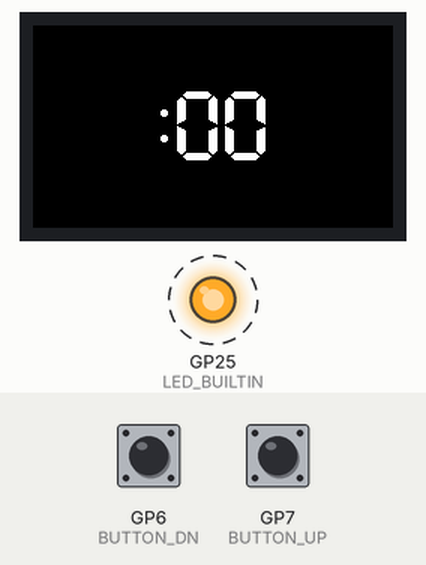
Recording of a program running on a simulated Raspberry Pi Pico. On the bench: 240×135 colour display, output pins drawn as LEDs (lit = HIGH). Dashed ring = blinking. The test bench sets the inputs (shaded band); at power-on: GP6 (BUTTON_DN) HIGH, GP7 (BUTTON_UP) HIGH. Pins used as bus, display or sensor lines are not drawn; what the program prints to the serial monitor is not drawn.

Above: at 1.2 s.
At 9.2 s:
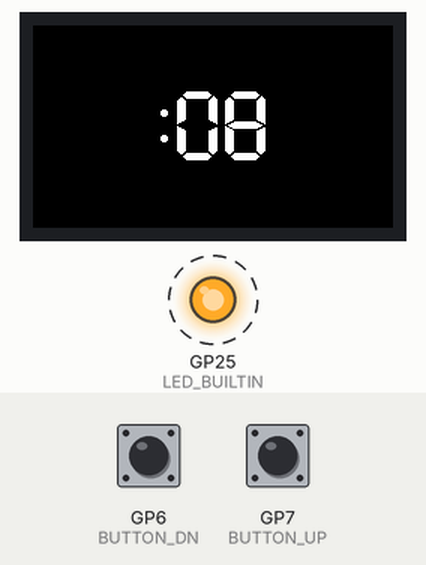
At 19.3 s:
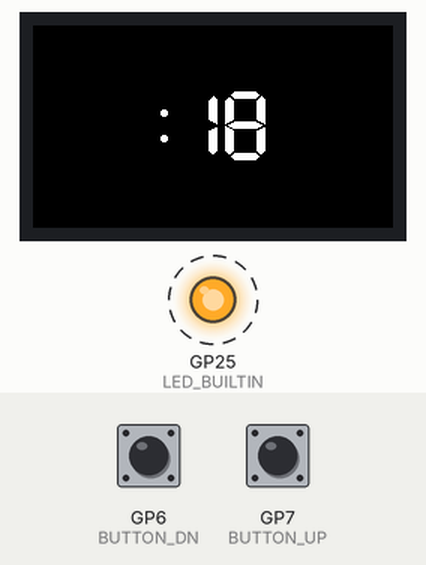
At 38.2 s:
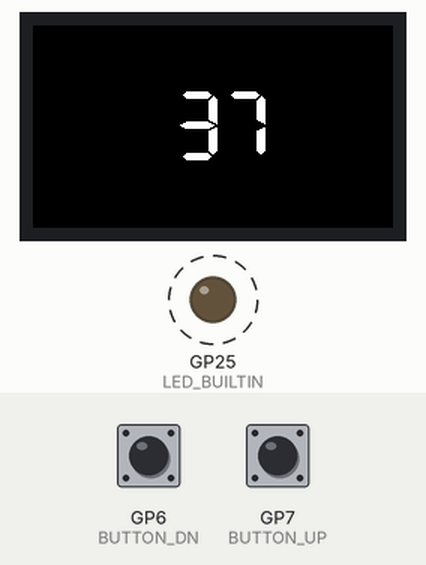
Timing chart, 0 to 40.0 s (numbered marks = the images above):
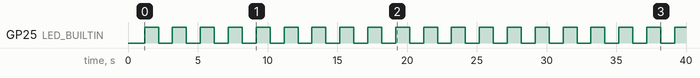

The program:

main.cpp
```cpp
#include <Arduino.h>
#include <TFT_eSPI.h>
#include <RPi_Pico_TimerInterrupt.h>
#include <OneButton.h>

#define TFT_BACKLIGHT     4
#define TFT_CS            22
#define BUTTON_DN         6
#define BUTTON_UP         7

#define TIMER_1SEC        1000L     // 1sec = 1000 milliseconds

TFT_eSPI tft;
RPI_PICO_Timer timer(1);

OneButton up(BUTTON_UP);
OneButton dn(BUTTON_DN);

volatile unsigned int count = 0;
volatile int ch = ':';
volatile uint16_t colour = TFT_WHITE;

bool one_second(struct repeating_timer *t) {
  Serial.println(count);

  unsigned int mins = count/60;
  unsigned int secs = count%60;

  char str[80];
  if (mins > 0) {
    sprintf(str, "%u%c%02u", mins, ch, secs);
  } else {
    sprintf(str, "%c%02u", ch, secs);
  }

  tft.setTextColor(colour, TFT_BLACK);
  tft.drawString(str, tft.width()/2, tft.height()/2);
  tft.setTextColor(TFT_WHITE, TFT_BLACK);
  digitalWrite(LED_BUILTIN, !digitalRead(LED_BUILTIN));

  ++count;
  ch = (ch == ':') ? ' ' : ':';
  colour = TFT_WHITE;

  return true;
}

void up_click() {
  colour = TFT_BLUE;
}

void dn_click() {
  colour = TFT_GREEN;
}

void setup() {
  Serial.begin(115200);
  Serial.println("Up and runnning");

  pinMode(LED_BUILTIN, OUTPUT);
  pinMode(TFT_BACKLIGHT, OUTPUT);
  pinMode(TFT_CS, OUTPUT);

  tft.init();
  tft.setRotation(1);
  tft.fillScreen(TFT_BLACK);
  tft.setTextFont(7);
  tft.setTextDatum(MC_DATUM);
  tft.setTextColor(TFT_WHITE, TFT_BLACK);
  digitalWrite(TFT_BACKLIGHT, HIGH);
  digitalWrite(TFT_CS, HIGH);

  timer.attachInterruptInterval(TIMER_1SEC * 1000, one_second);

  up.attachClick(up_click);
  dn.attachClick(dn_click);
}

void loop() {
  up.tick();
  dn.tick();
  delay(100);
}
```

Measured:
- by itself, GP25 (LED_BUILTIN): alternates HIGH for 1.0 s and LOW for 1.0 s
- what the display in image 0 shows lasts 1.0 s, from 1.2 s to 2.2 s
